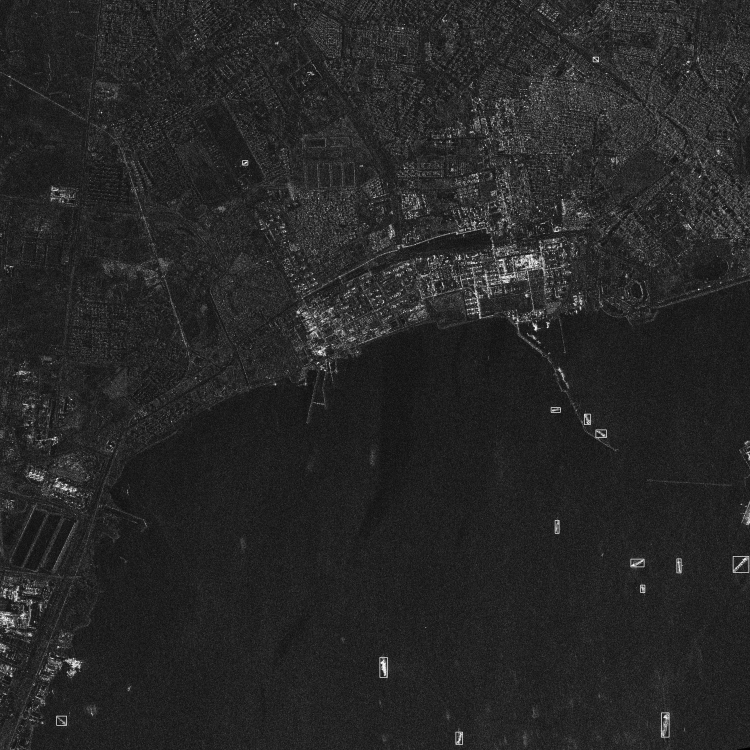
#> input picture big_img_result.jpg, 3000 x 3000 px, given in place of test.tiff, which was not available (shown at 1/4 size)
$ python read_big_pic.py
#> lines starting #> are read from the running program, lines starting #| are printed output that depends on the picture; pictures that were not available may be replaced by others from this repository, and a replacement may not be noted
from cv2 import cv2
import numpy as np


pic_path = 'C:/Users/MT/Desktop/test.tiff'  # 分割的图片的位置
pic_target = 'C:/Users/MT/Desktop/big/'  # 分割后的图片保存的文件夹
# 要分割后的尺寸
cut_width = 500
cut_length = 500
# 读取要分割的图片，以及其尺寸等数据
picture = cv2.imread(pic_path)
#> picture is the input picture: shape (3000, 3000, 3); min 0, max 255, mean 38.8
cv2.imshow('1',picture)

(width, length, depth) = picture.shape
#> width = 3000; length = 3000; depth = 3
# 预处理生成0矩阵
pic = np.zeros((cut_width, cut_length, depth))
# 计算可以划分的横纵的个数
num_width = int(width / cut_width)
#> num_width = 6
num_length = int(length / cut_length)
#> num_length = 6
# for循环迭代生成
for i in range(0, num_width):
    for j in range(0, num_length):
        pic = picture[i * cut_width: (i + 1) * cut_width, j * cut_length: (j + 1) * cut_length, :]
        result_path = pic_target + '{}_{}.jpg'.format(i + 1, j + 1)
        cv2.imwrite(result_path, pic)
#> this loop made 6 passes
#> pass 1, `cv2.imwrite(result_path, pic)`:
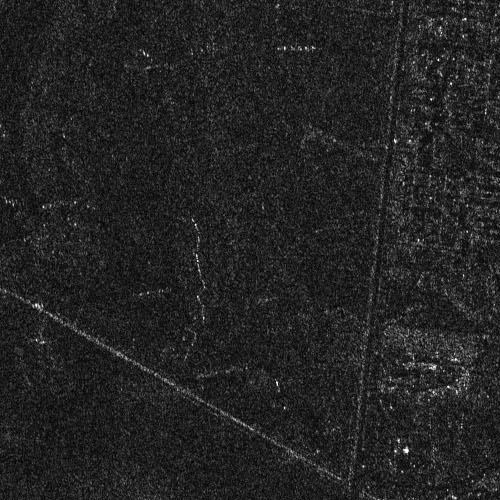
#> saved as 1_1.jpg: shape (500, 500, 3); min 0, max 255, mean 35.4
#> pass 1, `cv2.imwrite(result_path, pic)`:
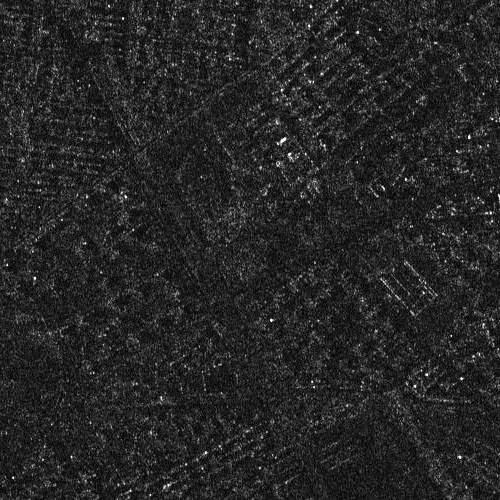
#> saved as 1_2.jpg: shape (500, 500, 3); min 0, max 255, mean 38.1
#> pass 1, `cv2.imwrite(result_path, pic)`:
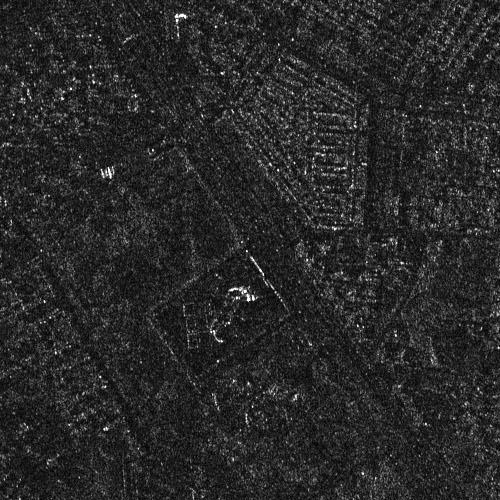
#> saved as 1_3.jpg: shape (500, 500, 3); min 0, max 255, mean 40.9
#> pass 1, `cv2.imwrite(result_path, pic)`:
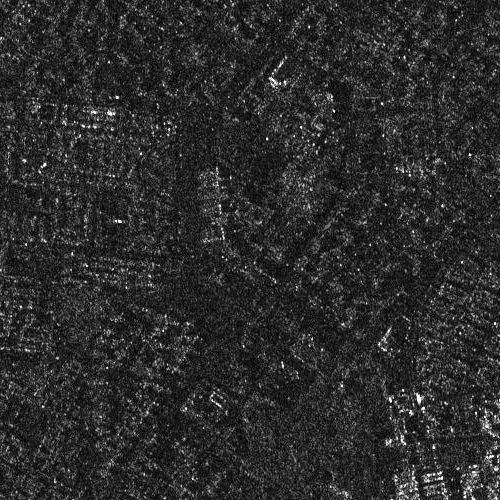
#> saved as 1_4.jpg: shape (500, 500, 3); min 0, max 255, mean 44

print("done!!!")
